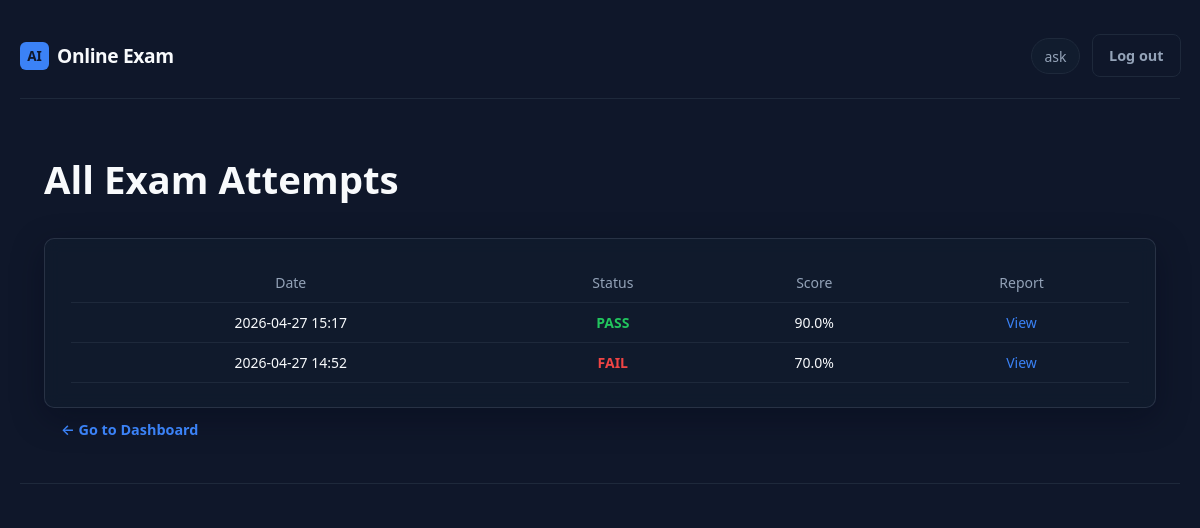
Before: /exams (signed in) with the older database file.
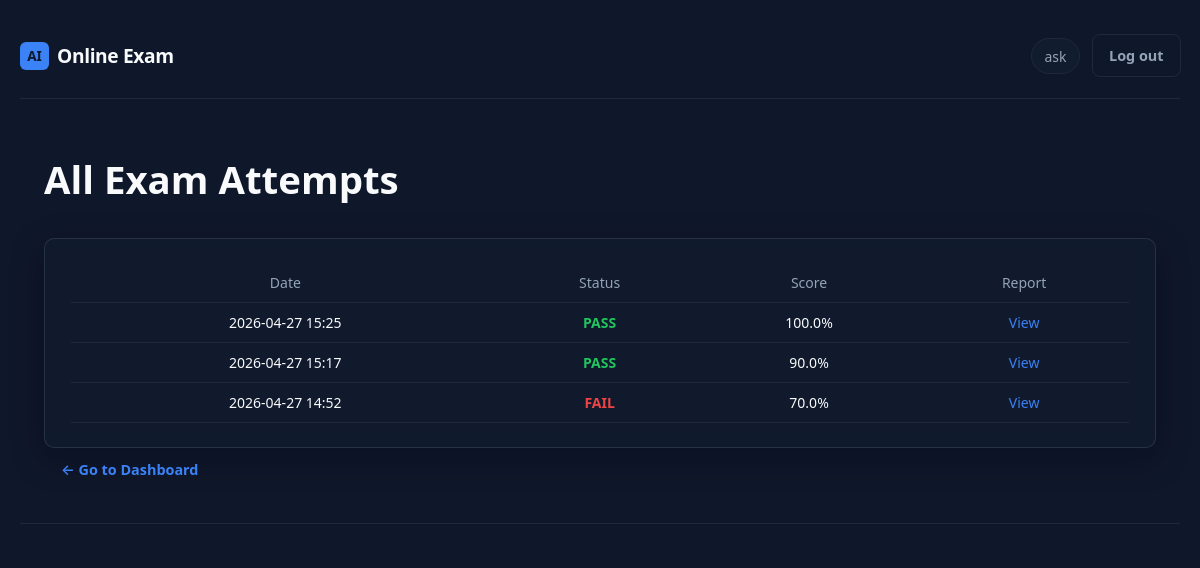
After: the same page with the newer database file.
### app.py (models this page shows)
class Attempt(db.Model):
    __tablename__ = "attempts"
    id = db.Column(db.Integer, primary_key=True)
    user_id = db.Column(db.Integer, db.ForeignKey("users.id"), nullable=False)
    exam_id = db.Column(db.Integer, db.ForeignKey('exam_history.id'), nullable=True)
    started_at = db.Column(db.DateTime, nullable=False)
    ended_at = db.Column(db.DateTime, nullable=True)
    status = db.Column(db.String(20), default="in_progress")
    score = db.Column(db.Float, nullable=True)
    question_ids_json = db.Column(db.Text, nullable=False)
    current_index = db.Column(db.Integer, default=0)
    time_limit_seconds = db.Column(db.Integer, default=EXAM_TIME_SECONDS)
    tab_switch_count = db.Column(db.Integer, default=0)
    face_missing_warnings = db.Column(db.Integer, default=0)
    warning_count = db.Column(db.Integer, default=0)
    warning_details_json = db.Column(db.Text, nullable=False, default="[]")
    timeline_json = db.Column(db.Text, nullable=False, default="[]")
    student_profile_json = db.Column(db.Text, nullable=False, default="{}")
    cheating_risk = db.Column(db.String(20), nullable=True)

### app.py (the view)
@app.route('/exams')
@login_required
def exam_list_page():
    uid = session["user_id"]
    user = db.session.get(User, uid)
    attempts = (
        Attempt.query.filter_by(user_id=uid)
        .order_by(Attempt.started_at.desc())
        .limit(20)
        .all()
    )
    return render_template(
        'exams.html',
        attempts=attempts,
        pass_threshold=PASS_SCORE_THRESHOLD
    )

### app.py (called while the page is built)
def login_required(f):
    @wraps(f)
    def decorated(*args, **kwargs):
        if "user_id" not in session:
            return redirect(url_for("login"))
        return f(*args, **kwargs)
    return decorated

### templates/exams.html (shortened to what this page needs)
{% extends "base.html" %}
{% block content %}
<h1>All Exam Attempts</h1>
<div class="card">
<table class="data-table">
<thead>
<tr>
<th>Date</th>
<th>Status</th>
<th>Score</th>
<th>Report</th>
</tr>
</thead>
<tbody>
{% for a in attempts %}
<tr>
<td>{{ a.started_at.strftime('%Y-%m-%d %H:%M') }}</td>
<td>
  {% if a.score >= 75 %}
    <span style="color:#22c55e; font-weight:600;">PASS</span>
  {% else %}
    <span style="color:#ef4444; font-weight:600;">FAIL</span>
  {% endif %}
</td>
<td>{{ a.score }}%</td>
<td>
<a href="{{ url_for('exam_report', attempt_id=a.id) }}">View</a>
</td>
</tr>
{% endfor %}
</tbody>
</table>
</div>
<a href="{{ url_for('dashboard') }}" class="btn">← Go to Dashboard</a>
{% endblock %}

Changed rows visible on the page:
added Attempt: started_at "2026-04-27 15:25", shows "PASS", score "100.0"
